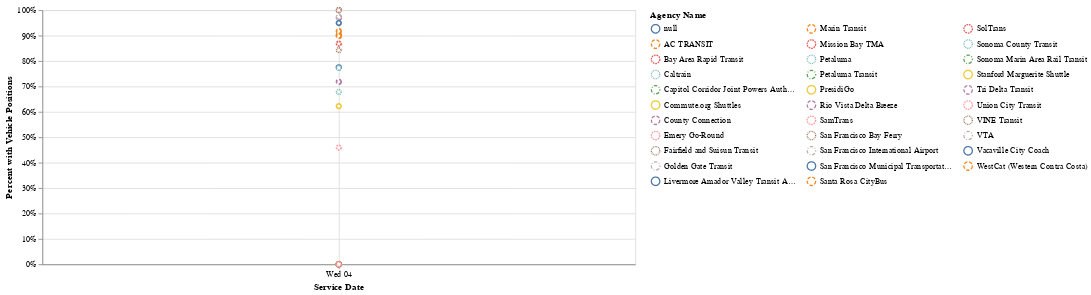

Source (notebook cell):
### Code cell
display(HTML(f"<strong>{district_short_name} "
             f"Average Percent of Scheduled Trips with Vehicle Postions Data "
             f"by Route Over Time</strong>"))
display(Markdown("To utilize the multi-select, use `shift` when clicking routes in the legend"))

line = alt.Chart(d_agency_date_avg).mark_line(point={"filled": False, "fill":"white"}).encode(
    x=alt.X('service_date', title=utils.labeling('service_date')),
    y=alt.Y('avg', title=('Percent with Vehicle Positions'), axis=alt.Axis(format='%')),
    color=alt.Color('agency_name', title=['Agency Name'],  legend=alt.Legend(columns=3, symbolLimit=0)),
    strokeDash='agency_name')

line_chart = utils.add_tooltip(line, 'agency_name','service_date', 'avg')
line_chart = utils.add_chart_selection(line_chart, 'agency_name')
line_chart.properties(width=700)

### Figure 1 — Vega-Lite specification as saved in the notebook (floating-point values rounded to 4 significant figures)
{"config": {"view": {"continuousWidth": 400, "continuousHeight": 300}}, "data": {"name": "data-6cb4bc3a1d97b16e6ee4a841a3098b8b"}, "mark": {"type": "line", "point": {"filled": false, "fill": "white"}}, "encoding": {"color": {"field": "agency_name", "legend": {"columns": 3, "symbolLimit": 0}, "title": ["Agency Name"], "type": "nominal"}, "opacity": {"condition": {"value": 1, "selection": "selector002"}, "value": 0}, "strokeDash": {"field": "agency_name", "type": "nominal"}, "tooltip": [{"field": "agency_name", "title": "Agency Name", "type": "nominal"}, {"field": "service_date", "title": "Service Date", "type": "temporal"}, {"field": "service_date", "title": "Service Date", "type": "temporal"}], "x": {"field": "service_date", "title": "Service Date", "type": "temporal"}, "y": {"axis": {"format": "%"}, "field": "avg", "title": "Percent with Vehicle Positions", "type": "quantitative"}}, "selection": {"selector002": {"type": "multi", "fields": ["agency_name"], "bind": "legend"}}, "width": 700, "$schema": "https://vega.github.io/schema/vega-lite/v4.17.0.json", "datasets": {"data-6cb4bc3a1d97b16e6ee4a841a3098b8b": [{"calitp_itp_id": 336, "agency_name": "Tri Delta Transit", "service_date": "2022-05-04T00:00:00", "num_sched": 369.0, "num_vp": 358.0, "avg": 0.9702}, {"calitp_itp_id": 61, "agency_name": null, "service_date": "2022-05-04T00:00:00", "num_sched": null, "num_vp": null, "avg": null}, {"calitp_itp_id": 324, "agency_name": "Stanford Marguerite Shuttle", "service_date": "2022-05-04T00:00:00", "num_sched": 660.0, "num_vp": 0.0, "avg": 0.0}, {"calitp_itp_id": 70, "agency_name": "Sonoma County Transit", "service_date": "2022-05-04T00:00:00", "num_sched": 251.0, "num_vp": 0.0, "avg": 0.0}, {"calitp_itp_id": 247, "agency_name": "Petaluma Transit", "service_date": "2022-05-04T00:00:00", "num_sched": 233.0, "num_vp": 0.0, "avg": 0.0}, {"calitp_itp_id": 281, "agency_name": "San Francisco International Airport", "service_date": "2022-05-04T00:00:00", "num_sched": 1049.0, "num_vp": 0.0, "avg": 0.0}, {"calitp_itp_id": 290, "agency_name": "SamTrans", "service_date": "2022-05-04T00:00:00", "num_sched": 1455.0, "num_vp": 3.0, "avg": 0.002062}, {"calitp_itp_id": 350, "agency_name": "Union City Transit", "service_date": "2022-05-04T00:00:00", "num_sched": 270.0, "num_vp": 124.0, "avg": 0.4593}, {"calitp_itp_id": 167, "agency_name": "Livermore Amador Valley Transit Authority", "service_date": "2022-05-04T00:00:00", "num_sched": 338.0, "num_vp": 262.0, "avg": 0.7751}, {"calitp_itp_id": 201, "agency_name": "Mission Bay TMA", "service_date": "2022-05-04T00:00:00", "num_sched": 111.0, "num_vp": 0.0, "avg": 0.0}, {"calitp_itp_id": 61, "agency_name": "County Connection", "service_date": "2022-05-04T00:00:00", "num_sched": 922.0, "num_vp": 662.0, "avg": 0.718}, {"calitp_itp_id": 368, "agency_name": "WestCat (Western Contra Costa)", "service_date": "2022-05-04T00:00:00", "num_sched": 555.0, "num_vp": 0.0, "avg": 0.0}, {"calitp_itp_id": 264, "agency_name": "Rio Vista Delta Breeze", "service_date": "2022-05-04T00:00:00", "num_sched": 8.0, "num_vp": 0.0, "avg": 0.0}, {"calitp_itp_id": 294, "agency_name": "VTA", "service_date": "2022-05-04T00:00:00", "num_sched": 3657.0, "num_vp": 3560.0, "avg": 0.9735}, {"calitp_itp_id": 56, "agency_name": "Capitol Corridor Joint Powers Authority", "service_date": "2022-05-04T00:00:00", "num_sched": 51.0, "num_vp": 0.0, "avg": 0.0}, {"calitp_itp_id": 314, "agency_name": "Sonoma County Transit", "service_date": "2022-05-04T00:00:00", "num_sched": 251.0, "num_vp": 0.0, "avg": 0.0}, {"calitp_itp_id": 315, "agency_name": "Sonoma Marin Area Rail Transit", "service_date": "2022-05-04T00:00:00", "num_sched": 26.0, "num_vp": 26.0, "avg": 1.0}, {"calitp_itp_id": 356, "agency_name": "Vacaville City Coach", "service_date": "2022-05-04T00:00:00", "num_sched": 123.0, "num_vp": 0.0, "avg": 0.0}, {"calitp_itp_id": 127, "agency_name": "Golden Gate Transit", "service_date": "2022-05-04T00:00:00", "num_sched": 196.0, "num_vp": 196.0, "avg": 1.0}, {"calitp_itp_id": 194, "agency_name": "Marin Transit", "service_date": "2022-05-04T00:00:00", "num_sched": 704.0, "num_vp": 635.0, "avg": 0.902}, {"calitp_itp_id": 218, "agency_name": "VINE Transit", "service_date": "2022-05-04T00:00:00", "num_sched": 216.0, "num_vp": 182.0, "avg": 0.8426}, {"calitp_itp_id": 246, "agency_name": "Caltrain", "service_date": "2022-05-04T00:00:00", "num_sched": 88.0, "num_vp": 68.0, "avg": 0.7727}, {"calitp_itp_id": 247, "agency_name": "Petaluma", "service_date": "2022-05-04T00:00:00", "num_sched": 233.0, "num_vp": 158.0, "avg": 0.6781}, {"calitp_itp_id": 290, "agency_name": null, "service_date": "2022-05-04T00:00:00", "num_sched": null, "num_vp": null, "avg": null}, {"calitp_itp_id": 310, "agency_name": "SolTrans", "service_date": "2022-05-04T00:00:00", "num_sched": 402.0, "num_vp": 349.0, "avg": 0.8682}, {"calitp_itp_id": 301, "agency_name": "Santa Rosa CityBus", "service_date": "2022-05-04T00:00:00", "num_sched": 573.0, "num_vp": 515.0, "avg": 0.8988}, {"calitp_itp_id": 257, "agency_name": "PresidiGo", "service_date": "2022-05-04T00:00:00", "num_sched": 45.0, "num_vp": 28.0, "avg": 0.6222}, {"calitp_itp_id": 106, "agency_name": "Emery Go-Round", "service_date": "2022-05-04T00:00:00", "num_sched": 133.0, "num_vp": 133.0, "avg": 1.0}, {"calitp_itp_id": 110, "agency_name": "Fairfield and Suisun Transit", "service_date": "2022-05-04T00:00:00", "num_sched": 317.0, "num_vp": 317.0, "avg": 1.0}, {"calitp_itp_id": 76, "agency_name": "Commute.org Shuttles", "service_date": "2022-05-04T00:00:00", "num_sched": 250.0, "num_vp": 0.0, "avg": 0.0}, {"calitp_itp_id": 282, "agency_name": "San Francisco Municipal Transportation Agency", "service_date": "2022-05-04T00:00:00", "num_sched": 8707.0, "num_vp": 8268.0, "avg": 0.9496}, {"calitp_itp_id": 279, "agency_name": null, "service_date": "2022-05-04T00:00:00", "num_sched": null, "num_vp": null, "avg": null}, {"calitp_itp_id": 4, "agency_name": "AC TRANSIT", "service_date": "2022-05-04T00:00:00", "num_sched": 5378.0, "num_vp": 4932.0, "avg": 0.9171}, {"calitp_itp_id": 76, "agency_name": "SamTrans", "service_date": "2022-05-04T00:00:00", "num_sched": 47.0, "num_vp": 0.0, "avg": 0.0}, {"calitp_itp_id": 127, "agency_name": null, "service_date": "2022-05-04T00:00:00", "num_sched": null, "num_vp": null, "avg": null}, {"calitp_itp_id": 279, "agency_name": "Bay Area Rapid Transit", "service_date": "2022-05-04T00:00:00", "num_sched": 1012.0, "num_vp": 0.0, "avg": 0.0}, {"calitp_itp_id": 280, "agency_name": "San Francisco Bay Ferry", "service_date": "2022-05-04T00:00:00", "num_sched": 141.0, "num_vp": 0.0, "avg": 0.0}, {"calitp_itp_id": 199, "agency_name": "SamTrans", "service_date": "2022-05-04T00:00:00", "num_sched": 24.0, "num_vp": 0.0, "avg": 0.0}]}}
